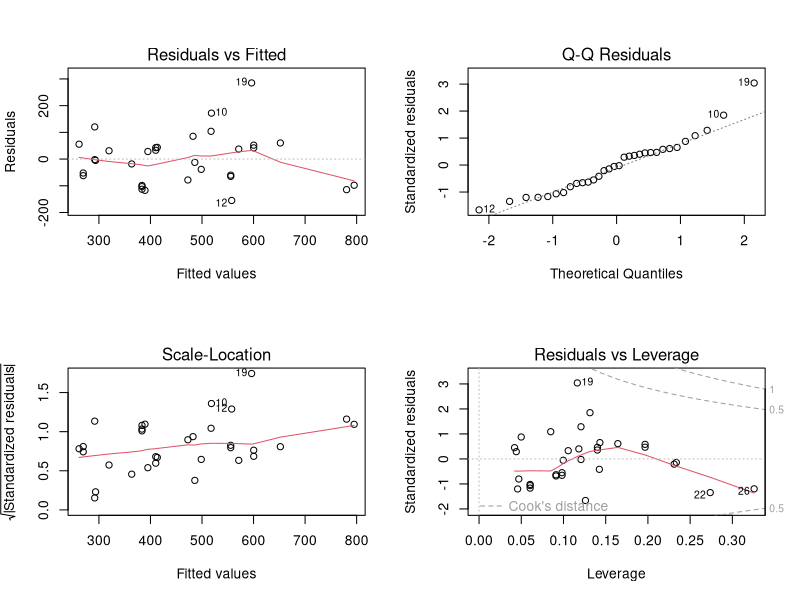
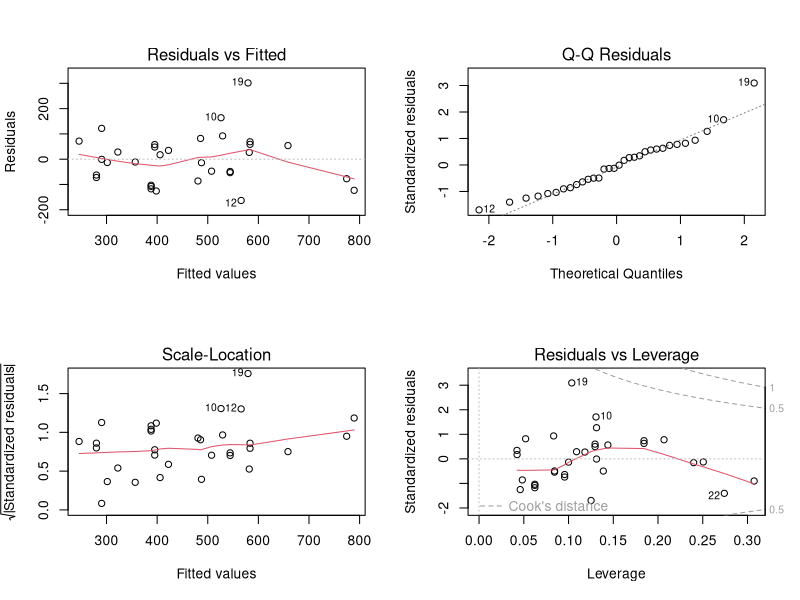
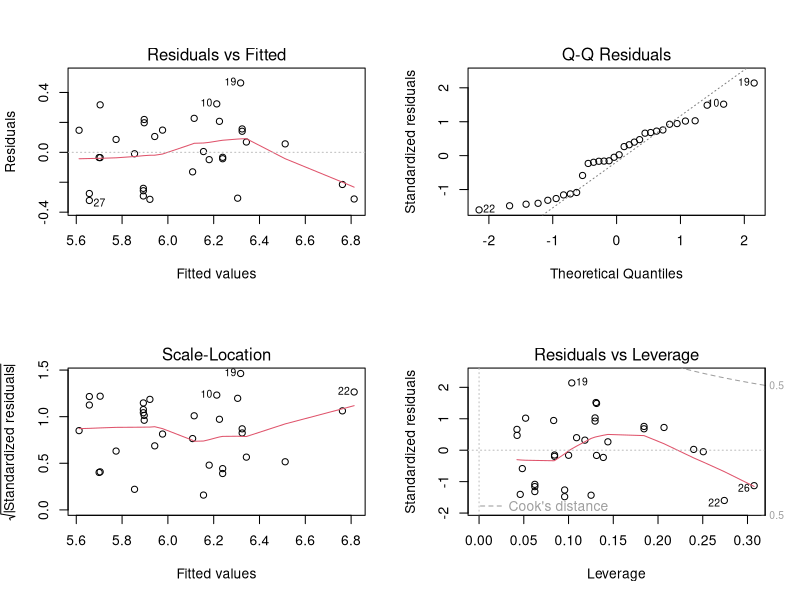
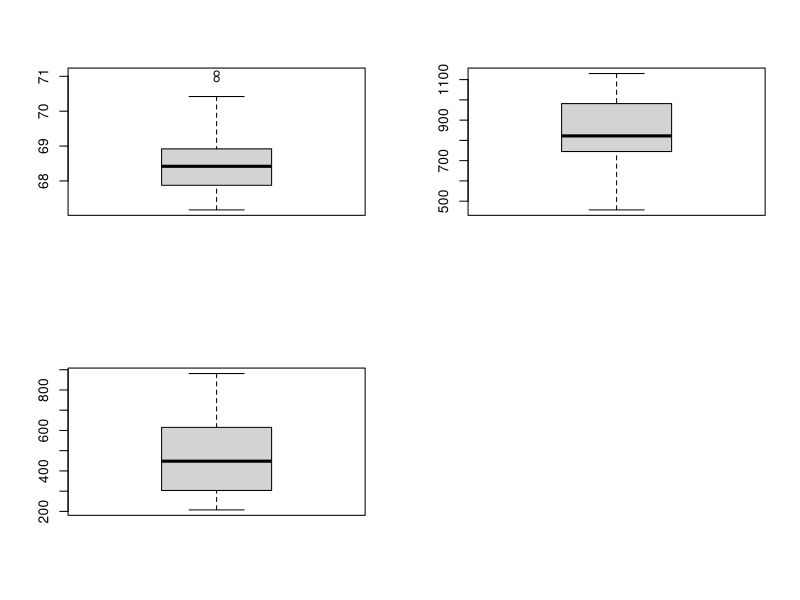
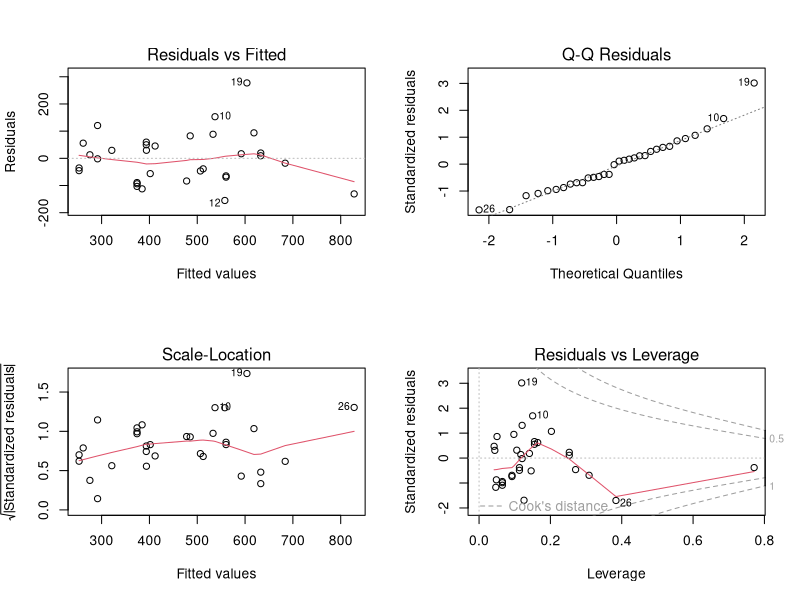

These figures' R source, in order:
## ---- chunk 1
knitr::opts_chunk$set(echo = TRUE)
## ---- chunk 2
library(readr)

power <- read.csv("powerplant.csv")

str(power)
## ---- chunk 3
power$NE <- factor(ifelse(power$NE == 1, 1, 0))
# power$Pior <- ifelse(power$Pior == 1, 1, 0)
power$Cooling.Tower <- factor(ifelse(power$Cooling.Tower == 1, 1, 0))
power$BW <- factor(ifelse(power$BW == 1, 1, 0))
# power$partial <- factor(ifelse(power$partial == 1, 1, 0))
# typeof(power$partial)

# power$Prior
## ---- chunk 4
model <- lm(Cost ~ . , power)
summary(model)
## ---- chunk 5
model2 <- lm(Cost ~ Date + Capacity + NE, power)
summary(model2)
## ---- chunk 6
par(mfrow = c(2,2))
plot(model2)
## ---- chunk 7
model3 <- lm(Cost ~ Date + log(Capacity) + NE, power)
summary(model3)
par(mfrow = c(2,2))
plot(model3)
## ---- chunk 8
model4 <- lm(log(Cost) ~ Date + log(Capacity) + NE, power)
summary(model4)
par(mfrow = c(2,2))
plot(model4)
## ---- chunk 9
library(broom)
modeldata <- augment(model2)
modeldata[19,]
## ---- chunk 10
boxplot(power$Date)
boxplot(power$ Capacity)
boxplot(power$Cost)
sum(as.integer(power$NE)) / length(power$NE) 
## ---- chunk 11
model5 <- lm(Cost ~ Date + Capacity + NE + Date:NE, power)
summary(model5)
par(mfrow = c(2,2))
plot(model5)
